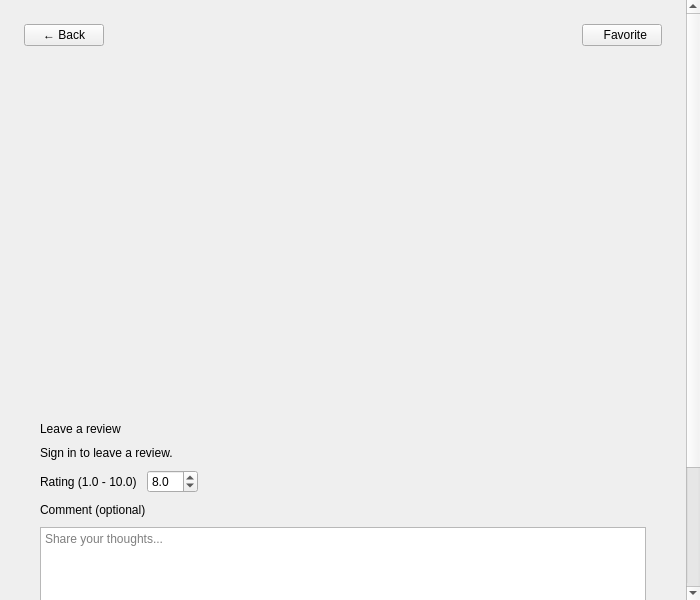
<?xml version="1.0" encoding="UTF-8"?>
<ui version="4.0">
 <class>Movie</class>
 <widget class="QWidget" name="Movie">
  <property name="geometry">
   <rect>
    <x>0</x>
    <y>0</y>
    <width>700</width>
    <height>600</height>
   </rect>
  </property>
  <property name="windowTitle">
   <string>Movie</string>
  </property>
  <property name="styleSheet">
   <string notr="true">#Movie {
    background-color: #0F0F11;
}
QScrollArea {
    border: none;
    background-color: transparent;
}
QScrollArea > QWidget#qt_scrollarea_viewport {
    background-color: transparent;
}
#movieScrollContent {
    background-color: transparent;
}
QPushButton#movieBackButton {
    color: #FFFFFF;
    background-color: #181818;
    border: 1px solid #181818;
    border-radius: 8px;
    padding: 6px 14px;
    font-size: 13px;
    font-weight: 600;
}
QPushButton#movieBackButton:hover {
    background-color: #232325;
    border-color: #2A2A2C;
}
QLabel#movieTitleLabel {
    color: #FFFFFF;
    font-size: 24px;
    font-weight: 700;
}
QLabel#movieMetaLabel {
    color: #6C6C6E;
    font-size: 13px;
}
QLabel#movieGenresLabel {
    color: #FFFFFF;
    font-size: 13px;
    background-color: #181818;
    border-radius: 8px;
    padding: 6px 10px;
}
QLabel#movieRatingLabel {
    color: #FFFFFF;
    font-size: 16px;
    font-weight: 700;
}
QLabel#movieReviewCountLabel {
    color: #6C6C6E;
    font-size: 13px;
}
QLabel#movieDescriptionLabel {
    color: #E6E6E6;
    font-size: 14px;
    line-height: 1.4;
}
QLabel#moviePosterLabel {
    background-color: #181818;
    border-radius: 8px;
}
QLabel#reviewsTitleLabel,
QLabel#addReviewTitleLabel {
    color: #FFFFFF;
    font-size: 18px;
    font-weight: 700;
}
QLabel#reviewsEmptyLabel {
    color: #6C6C6E;
    font-size: 13px;
}
QFrame#addReviewCard,
QFrame#reviewItem {
    background-color: #181818;
    border-radius: 12px;
    border: 1px solid #181818;
}
QLabel#ratingFieldLabel,
QLabel#commentFieldLabel {
    color: #FFFFFF;
    font-size: 13px;
    font-weight: 600;
}
QLabel#reviewItemUser {
    color: #FFFFFF;
    font-size: 13px;
    font-weight: 700;
}
QLabel#reviewItemRating {
    color: #FFFFFF;
    font-size: 13px;
    font-weight: 700;
}
QLabel#reviewItemComment {
    color: #E6E6E6;
    font-size: 13px;
}
QDoubleSpinBox#reviewRatingSpinBox {
    background-color: #0F0F11;
    color: #FFFFFF;
    border: 1px solid #2A2A2A;
    border-radius: 8px;
    padding: 6px 8px;
    min-height: 28px;
    min-width: 100px;
}
QPlainTextEdit#reviewCommentEdit {
    background-color: #0F0F11;
    color: #FFFFFF;
    border: 1px solid #2A2A2A;
    border-radius: 8px;
    padding: 8px 10px;
    font-size: 13px;
}
QPushButton#submitReviewButton {
    min-height: 36px;
    padding: 0 18px;
    border-radius: 8px;
    font-size: 13px;
    font-weight: 700;
    color: #FFFFFF;
    background-color: #AE1A19;
    border: 1px solid #AE1A19;
}
QPushButton#submitReviewButton:hover {
    background-color: #951615;
    border-color: #951615;
}
QPushButton#submitReviewButton:disabled {
    background-color: #3A1A1A;
    border-color: #3A1A1A;
    color: #6C6C6E;
}
QLabel#reviewStatusLabel {
    color: #6C6C6E;
    font-size: 12px;
}
QLabel#reviewStatusLabel[state=&quot;error&quot;] {
    color: #EF4444;
}
QLabel#reviewStatusLabel[state=&quot;success&quot;] {
    color: #22C55E;
}
QLabel#signInNoticeLabel {
    color: #6C6C6E;
    font-size: 13px;
}
QPushButton#movieFavoriteButton {
    color: #FFFFFF;
    background-color: #181818;
    border: 1px solid #181818;
    border-radius: 8px;
    padding: 6px 14px;
    font-size: 13px;
    font-weight: 600;
    text-align: left;
}
QPushButton#movieFavoriteButton:hover {
    background-color: #232325;
    border-color: #2A2A2C;
}
QPushButton#movieFavoriteButton:checked {
    background-color: #232325;
    border-color: #FACC15;
    color: #FACC15;
}</string>
  </property>
  <layout class="QVBoxLayout" name="moviePageRootLayout">
   <property name="spacing">
    <number>0</number>
   </property>
   <property name="leftMargin">
    <number>0</number>
   </property>
   <property name="topMargin">
    <number>0</number>
   </property>
   <property name="rightMargin">
    <number>0</number>
   </property>
   <property name="bottomMargin">
    <number>0</number>
   </property>
   <item>
    <widget class="QScrollArea" name="movieScrollArea">
     <property name="widgetResizable">
      <bool>true</bool>
     </property>
     <property name="frameShape">
      <enum>QFrame::NoFrame</enum>
     </property>
     <widget class="QWidget" name="movieScrollContent">
      <layout class="QVBoxLayout" name="movieScrollLayout">
       <property name="spacing">
        <number>20</number>
       </property>
       <property name="leftMargin">
        <number>24</number>
       </property>
       <property name="topMargin">
        <number>24</number>
       </property>
       <property name="rightMargin">
        <number>24</number>
       </property>
       <property name="bottomMargin">
        <number>24</number>
       </property>
       <item>
        <layout class="QHBoxLayout" name="movieBackRow">
         <item>
          <widget class="QPushButton" name="movieBackButton">
           <property name="text">
            <string>← Back</string>
           </property>
           <property name="cursor">
            <cursorShape>PointingHandCursor</cursorShape>
           </property>
          </widget>
         </item>
         <item>
          <spacer name="movieBackSpacer">
           <property name="orientation">
            <enum>Qt::Horizontal</enum>
           </property>
           <property name="sizeHint" stdset="0">
            <size>
             <width>40</width>
             <height>20</height>
            </size>
           </property>
          </spacer>
         </item>
         <item>
          <widget class="QPushButton" name="movieFavoriteButton">
           <property name="text">
            <string>  Favorite</string>
           </property>
           <property name="cursor">
            <cursorShape>PointingHandCursor</cursorShape>
           </property>
           <property name="checkable">
            <bool>true</bool>
           </property>
           <property name="iconSize">
            <size>
             <width>16</width>
             <height>16</height>
            </size>
           </property>
          </widget>
         </item>
        </layout>
       </item>
       <item>
        <layout class="QHBoxLayout" name="movieHeaderLayout">
         <property name="spacing">
          <number>20</number>
         </property>
         <item>
          <widget class="QLabel" name="moviePosterLabel">
           <property name="minimumSize">
            <size>
             <width>220</width>
             <height>320</height>
            </size>
           </property>
           <property name="maximumSize">
            <size>
             <width>220</width>
             <height>320</height>
            </size>
           </property>
           <property name="alignment">
            <set>Qt::AlignCenter</set>
           </property>
           <property name="text">
            <string/>
           </property>
          </widget>
         </item>
         <item>
          <layout class="QVBoxLayout" name="movieInfoLayout">
           <property name="spacing">
            <number>10</number>
           </property>
           <item>
            <widget class="QLabel" name="movieTitleLabel">
             <property name="text">
              <string/>
             </property>
             <property name="wordWrap">
              <bool>true</bool>
             </property>
            </widget>
           </item>
           <item>
            <widget class="QLabel" name="movieMetaLabel">
             <property name="text">
              <string/>
             </property>
             <property name="wordWrap">
              <bool>true</bool>
             </property>
            </widget>
           </item>
           <item>
            <widget class="QLabel" name="movieGenresLabel">
             <property name="text">
              <string/>
             </property>
             <property name="wordWrap">
              <bool>true</bool>
             </property>
            </widget>
           </item>
           <item>
            <layout class="QHBoxLayout" name="movieStatsLayout">
             <property name="spacing">
              <number>6</number>
             </property>
             <item>
              <widget class="QLabel" name="movieStarIcon">
               <property name="minimumSize">
                <size>
                 <width>16</width>
                 <height>16</height>
                </size>
               </property>
               <property name="maximumSize">
                <size>
                 <width>16</width>
                 <height>16</height>
                </size>
               </property>
               <property name="text">
                <string/>
               </property>
              </widget>
             </item>
             <item>
              <widget class="QLabel" name="movieRatingLabel">
               <property name="text">
                <string/>
               </property>
              </widget>
             </item>
             <item>
              <widget class="QLabel" name="movieReviewCountLabel">
               <property name="text">
                <string/>
               </property>
              </widget>
             </item>
             <item>
              <spacer name="movieStatsSpacer">
               <property name="orientation">
                <enum>Qt::Horizontal</enum>
               </property>
               <property name="sizeHint" stdset="0">
                <size>
                 <width>40</width>
                 <height>20</height>
                </size>
               </property>
              </spacer>
             </item>
            </layout>
           </item>
           <item>
            <widget class="QLabel" name="movieDescriptionLabel">
             <property name="text">
              <string/>
             </property>
             <property name="wordWrap">
              <bool>true</bool>
             </property>
             <property name="alignment">
              <set>Qt::AlignTop</set>
             </property>
            </widget>
           </item>
           <item>
            <spacer name="movieInfoSpacer">
             <property name="orientation">
              <enum>Qt::Vertical</enum>
             </property>
             <property name="sizeHint" stdset="0">
              <size>
               <width>20</width>
               <height>10</height>
              </size>
             </property>
            </spacer>
           </item>
          </layout>
         </item>
        </layout>
       </item>
       <item>
        <widget class="QFrame" name="addReviewCard">
         <layout class="QVBoxLayout" name="addReviewLayout">
          <property name="spacing">
           <number>10</number>
          </property>
          <property name="leftMargin">
           <number>16</number>
          </property>
          <property name="topMargin">
           <number>16</number>
          </property>
          <property name="rightMargin">
           <number>16</number>
          </property>
          <property name="bottomMargin">
           <number>16</number>
          </property>
          <item>
           <widget class="QLabel" name="addReviewTitleLabel">
            <property name="text">
             <string>Leave a review</string>
            </property>
           </widget>
          </item>
          <item>
           <widget class="QLabel" name="signInNoticeLabel">
            <property name="text">
             <string>Sign in to leave a review.</string>
            </property>
            <property name="visible">
             <bool>false</bool>
            </property>
           </widget>
          </item>
          <item>
           <layout class="QHBoxLayout" name="ratingFieldLayout">
            <property name="spacing">
             <number>10</number>
            </property>
            <item>
             <widget class="QLabel" name="ratingFieldLabel">
              <property name="text">
               <string>Rating (1.0 - 10.0)</string>
              </property>
             </widget>
            </item>
            <item>
             <widget class="QDoubleSpinBox" name="reviewRatingSpinBox">
              <property name="decimals">
               <number>1</number>
              </property>
              <property name="minimum">
               <double>1.000000000000000</double>
              </property>
              <property name="maximum">
               <double>10.000000000000000</double>
              </property>
              <property name="singleStep">
               <double>0.100000000000000</double>
              </property>
              <property name="value">
               <double>8.000000000000000</double>
              </property>
             </widget>
            </item>
            <item>
             <spacer name="ratingFieldSpacer">
              <property name="orientation">
               <enum>Qt::Horizontal</enum>
              </property>
              <property name="sizeHint" stdset="0">
               <size>
                <width>40</width>
                <height>20</height>
               </size>
              </property>
             </spacer>
            </item>
           </layout>
          </item>
          <item>
           <widget class="QLabel" name="commentFieldLabel">
            <property name="text">
             <string>Comment (optional)</string>
            </property>
           </widget>
          </item>
          <item>
           <widget class="QPlainTextEdit" name="reviewCommentEdit">
            <property name="minimumSize">
             <size>
              <width>0</width>
              <height>90</height>
             </size>
            </property>
            <property name="placeholderText">
             <string>Share your thoughts...</string>
            </property>
           </widget>
          </item>
          <item>
           <layout class="QHBoxLayout" name="submitRowLayout">
            <item>
             <widget class="QLabel" name="reviewStatusLabel">
              <property name="text">
               <string/>
              </property>
             </widget>
            </item>
            <item>
             <spacer name="submitSpacer">
              <property name="orientation">
               <enum>Qt::Horizontal</enum>
              </property>
              <property name="sizeHint" stdset="0">
               <size>
                <width>40</width>
                <height>20</height>
               </size>
              </property>
             </spacer>
            </item>
            <item>
             <widget class="QPushButton" name="submitReviewButton">
              <property name="text">
               <string>Submit review</string>
              </property>
              <property name="cursor">
               <cursorShape>PointingHandCursor</cursorShape>
              </property>
             </widget>
            </item>
           </layout>
          </item>
         </layout>
        </widget>
       </item>
       <item>
        <widget class="QLabel" name="reviewsTitleLabel">
         <property name="text">
          <string>Reviews</string>
         </property>
        </widget>
       </item>
       <item>
        <widget class="QLabel" name="reviewsEmptyLabel">
         <property name="text">
          <string>No reviews yet. Be the first to leave one.</string>
         </property>
         <property name="visible">
          <bool>false</bool>
         </property>
        </widget>
       </item>
       <item>
        <layout class="QVBoxLayout" name="reviewsListLayout">
         <property name="spacing">
          <number>10</number>
         </property>
        </layout>
       </item>
       <item>
        <spacer name="bottomSpacer">
         <property name="orientation">
          <enum>Qt::Vertical</enum>
         </property>
         <property name="sizeHint" stdset="0">
          <size>
           <width>20</width>
           <height>20</height>
          </size>
         </property>
        </spacer>
       </item>
      </layout>
     </widget>
    </widget>
   </item>
  </layout>
 </widget>
 <resources>
  <include location="../../../../assets/resources.qrc"/>
 </resources>
 <connections/>
</ui>
